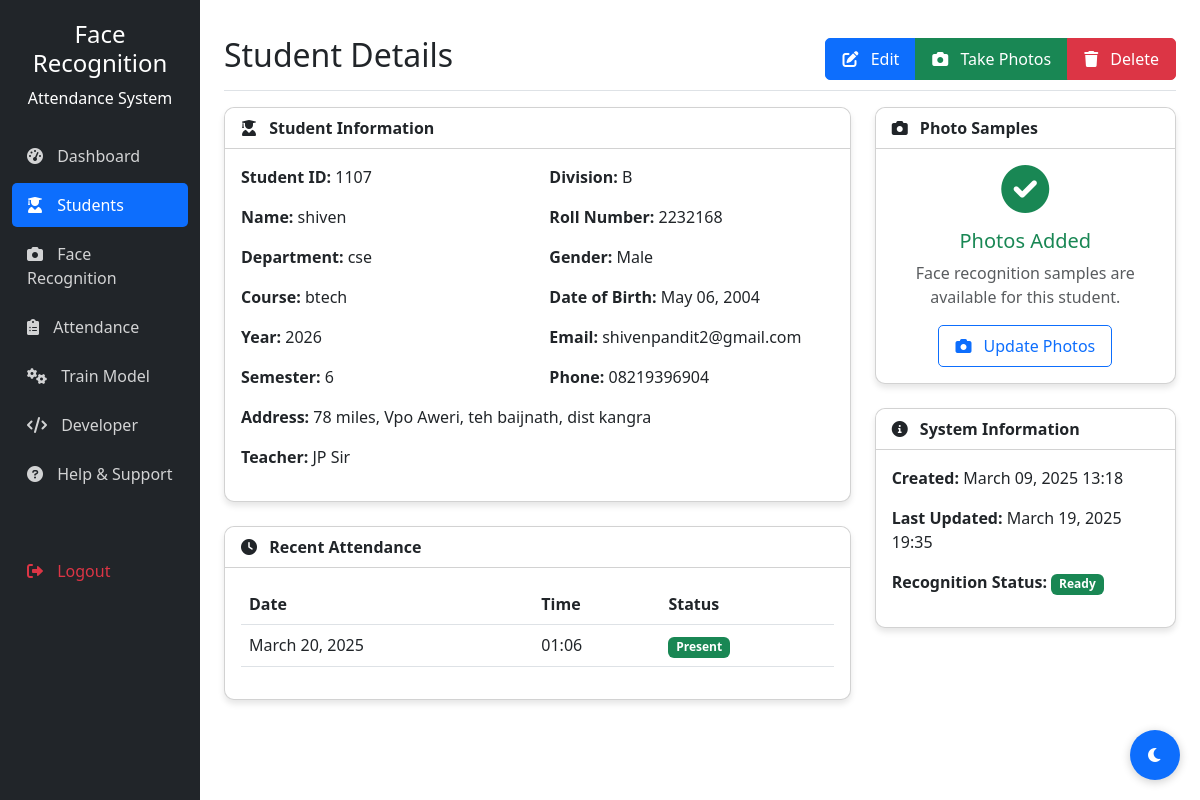
The app's page /students/1107/ (signed in), older data.
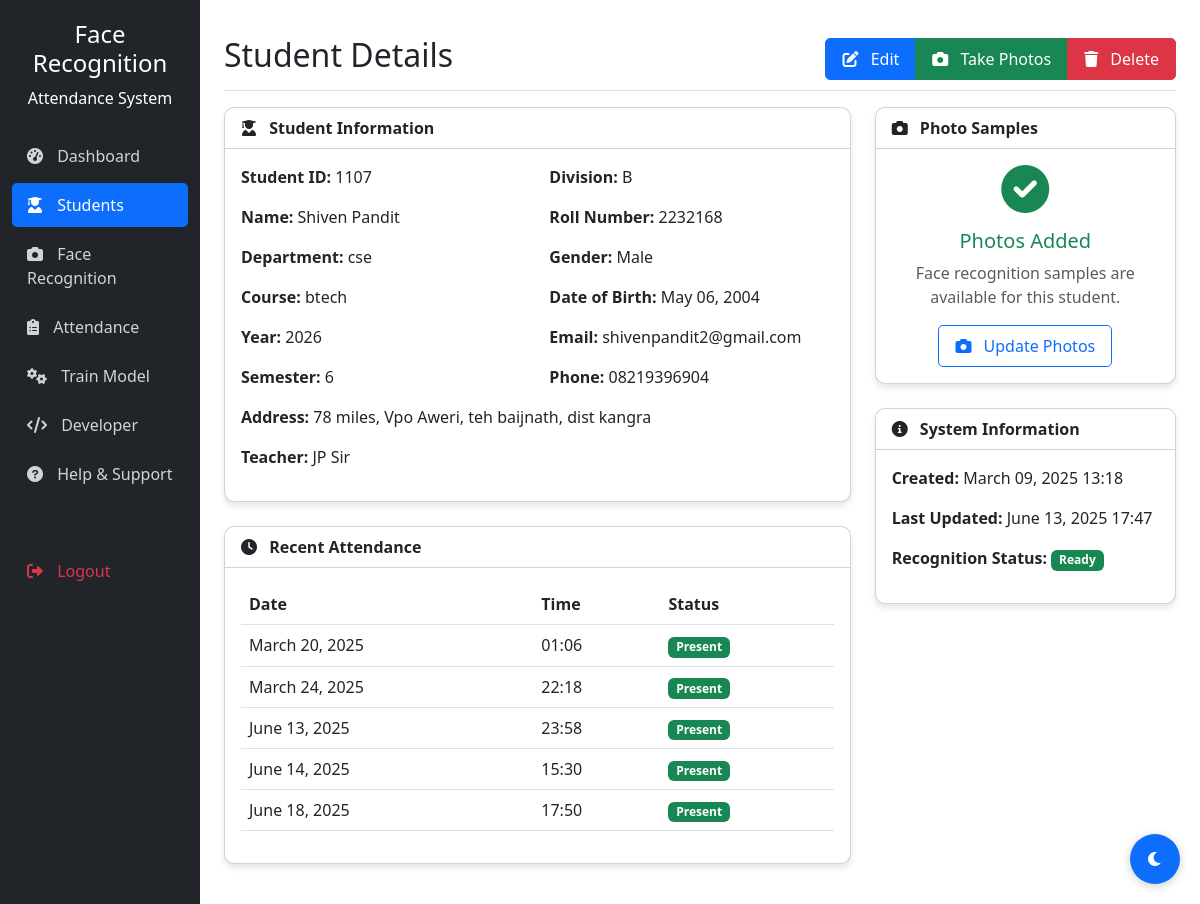
The same page, newer data.
### students/models.py (models this page shows, shortened)
class Student(models.Model):
    student_id = models.CharField(max_length=20, primary_key=True)
    name = models.CharField(max_length=100)
    department = models.CharField(max_length=100)
    course = models.CharField(max_length=100)
    year = models.CharField(max_length=20)
    semester = models.CharField(max_length=20)
    division = models.CharField(max_length=20)
    roll = models.CharField(max_length=20)
    gender = models.CharField(max_length=10)
    dob = models.DateField(null=True, blank=True)
    email = models.EmailField(null=True, blank=True)
    phone = models.CharField(max_length=20, null=True, blank=True)
    address = models.TextField(null=True, blank=True)
    teacher = models.CharField(max_length=100, null=True, blank=True)
    photo_sample = models.BooleanField(default=False)
    created_at = models.DateTimeField(auto_now_add=True)
    updated_at = models.DateTimeField(auto_now=True)

### attendance/models.py (models this page shows, shortened)
class Attendance(models.Model):
    student = models.ForeignKey(Student, on_delete=models.CASCADE)
    date = models.DateField()
    time = models.TimeField()
    status = models.CharField(max_length=10, default='Present')
    class Meta:
        unique_together = ['student', 'date']

### students/views.py (the view)
# urls.py: path('<str:student_id>/', views.student_detail, name='student_detail'),
@login_required
def student_detail(request, student_id):
    student = get_object_or_404(Student, student_id=student_id)
    return render(request, 'students/student_detail.html', {'student': student})

### templates/students/student_detail.html (shortened to what the changed rows need)
{% extends 'base.html' %}
{% block header %}Student Details{% endblock %}
{% block content %}
<div class="row">
    <div class="col-md-8">
        <div class="card">
            <div class="card-body">
                <div class="row">
                    <div class="col-md-6">
                        <p><strong>Student ID:</strong> {{ student.student_id }}</p>
                        <p><strong>Name:</strong> {{ student.name }}</p>
                        <p><strong>Department:</strong> {{ student.department }}</p>
                        <p><strong>Course:</strong> {{ student.course }}</p>
                        <p><strong>Year:</strong> {{ student.year }}</p>
                        <p><strong>Semester:</strong> {{ student.semester }}</p>
                    </div>
                    <div class="col-md-6">
                        <p><strong>Division:</strong> {{ student.division }}</p>
                        <p><strong>Roll Number:</strong> {{ student.roll }}</p>
                        <p><strong>Gender:</strong> {{ student.gender }}</p>
                        <p><strong>Date of Birth:</strong> {{ student.dob|date:"F d, Y" }}</p>
                        <p><strong>Email:</strong> {{ student.email|default:"Not provided" }}</p>
                        <p><strong>Phone:</strong> {{ student.phone|default:"Not provided" }}</p>
                    </div>
                    <div class="col-12">
                        <p><strong>Address:</strong> {{ student.address|default:"Not provided" }}</p>
                        <p><strong>Teacher:</strong> {{ student.teacher|default:"Not assigned" }}</p>
                    </div>
                </div>
            </div>
        </div>
        <div class="card mt-4">
            <div class="card-body">
                {% if student.attendance_set.exists %}
                <div class="table-responsive">
                    <table class="table table-hover">
                        <thead>
                            <tr>
                                <th>Date</th>
                                <th>Time</th>
                                <th>Status</th>
                            </tr>
                        </thead>
                        <tbody>
                            {% for attendance in student.attendance_set.all|slice:":5" %}
                            <tr>
                                <td>{{ attendance.date|date:"F d, Y" }}</td>
                                <td>{{ attendance.time|time:"H:i" }}</td>
                                <td>
                                    <span class="badge bg-{% if attendance.status == 'Present' %}success{% else %}danger{% endif %}">
                                        {{ attendance.status }}
                                    </span>
                                </td>
                            </tr>
                            {% endfor %}
                        </tbody>
                    </table>
                </div>
                {% else %}
                <p class="text-muted mb-0">No attendance records found.</p>
                {% endif %}
            </div>
        </div>
    </div>
    <div class="col-md-4">
        <div class="card mt-4">
            <div class="card-body">
                <p><strong>Created:</strong> {{ student.created_at|date:"F d, Y H:i" }}</p>
                <p><strong>Last Updated:</strong> {{ student.updated_at|date:"F d, Y H:i" }}</p>
                <p>
                    <strong>Recognition Status:</strong>
                    {% if student.photo_sample %}
                    <span class="badge bg-success">Ready</span>
                    {% else %}
                    <span class="badge bg-warning">Not Ready</span>
                    {% endif %}
                </p>
            </div>
        </div>
    </div>
</div>
{% endblock %}

Row changes from the older to the newer data that the page shows:
changed Student "cse": name "shiven" → "Shiven Pandit"; updated_at "March 19, 2025 19:35" → "June 13, 2025 17:47"
added Attendance: date "March 24, 2025", time "22:18", status "Present"
added Attendance: date "June 13, 2025", time "23:58", status "Present"
added Attendance: date "June 14, 2025", time "15:30", status "Present"
added Attendance: date "June 18, 2025", time "17:50", status "Present"
